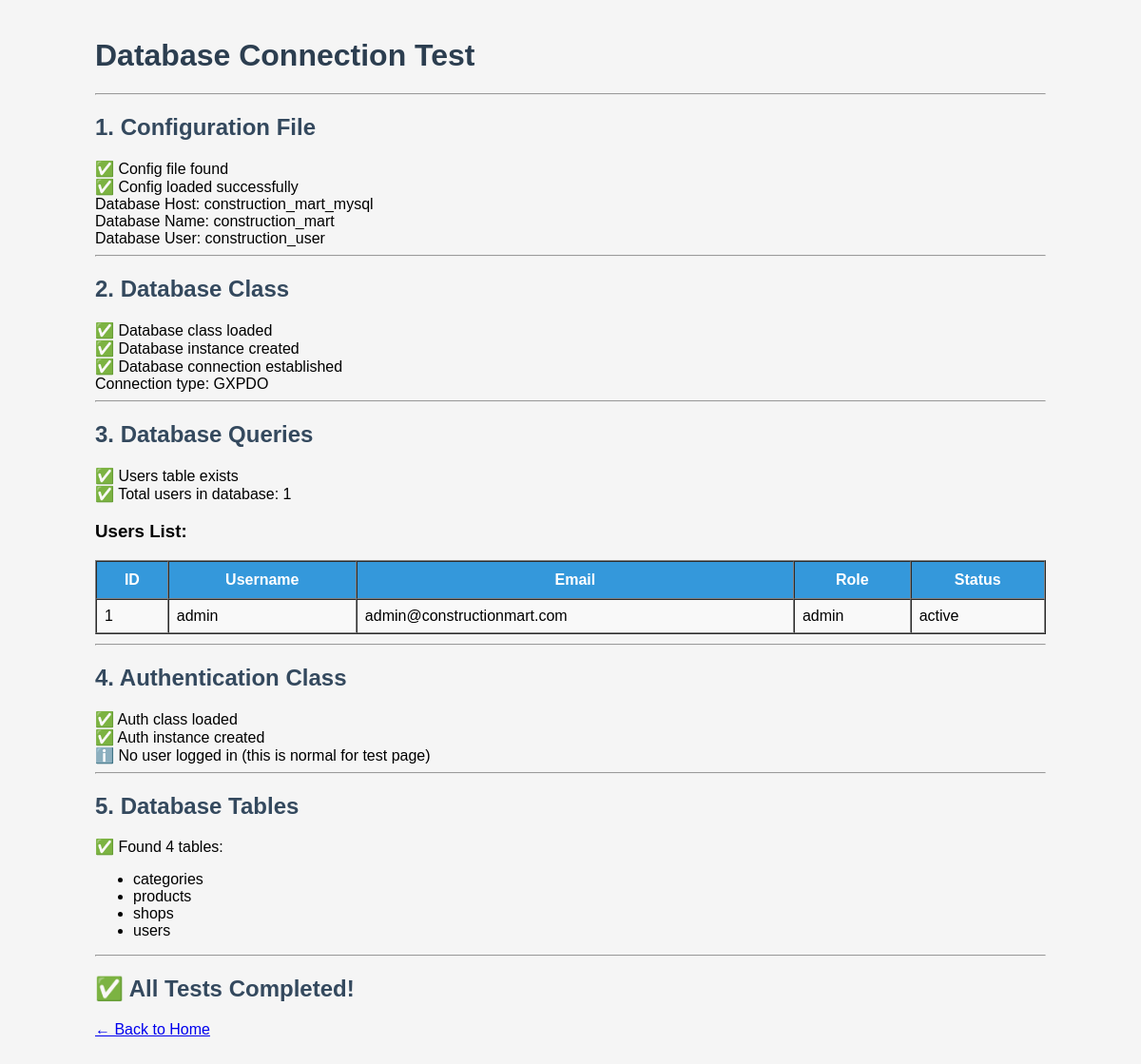
Screenshot of /test-db.php with the database file from the repository.
### tables this page shows
CREATE TABLE IF NOT EXISTS users (
    user_id INT PRIMARY KEY AUTO_INCREMENT,
    username VARCHAR(50) UNIQUE NOT NULL,
    email VARCHAR(100) UNIQUE NOT NULL,
    password_hash VARCHAR(255) NOT NULL,
    full_name VARCHAR(100) NOT NULL,
    phone VARCHAR(20),
    role ENUM('admin', 'seller', 'customer') NOT NULL,
    status ENUM('active', 'inactive', 'suspended') DEFAULT 'active',
    created_at TIMESTAMP DEFAULT CURRENT_TIMESTAMP,
    updated_at TIMESTAMP DEFAULT CURRENT_TIMESTAMP ON UPDATE CURRENT_TIMESTAMP,
    INDEX idx_email (email),
    INDEX idx_role (role)
);

### src/includes/Database.php (called while the page is built, shortened)
<?php
class Database {
    private static $instance = null;
    private $connection;
    private function __construct() {
        try {
            $dsn = "mysql:host=" . DB_HOST . ";dbname=" . DB_NAME . ";charset=" . DB_CHARSET;
            $options = [
                PDO::ATTR_ERRMODE => PDO::ERRMODE_EXCEPTION,
                PDO::ATTR_DEFAULT_FETCH_MODE => PDO::FETCH_ASSOC,
                PDO::ATTR_EMULATE_PREPARES => false,
            ];
            $this->connection = new PDO($dsn, DB_USER, DB_PASS, $options);
        } catch (PDOException $e) {
            if (DEBUG_MODE) {
                die("Database Connection Failed: " . $e->getMessage());
            } else {
                die("Database Connection Failed. Please contact administrator.");
            }
        }
    }
    public static function getInstance() {
        if (self::$instance === null) {
            self::$instance = new self();
        }
        return self::$instance;
    }
    public function getConnection() {
        return $this->connection;
    }
}

### src/includes/Auth.php (called while the page is built, shortened)
<?php
require_once __DIR__ . '/Database.php';
class Auth {
    public function isLoggedIn() {
        return isset($_SESSION['logged_in']) && $_SESSION['logged_in'] === true;
    }
}

### src/test-db.php (the view, shortened to what this page needs)
<?php
echo "<h1>Database Connection Test</h1>";
echo "<hr>";
echo "<h2>1. Configuration File</h2>";
if (file_exists(__DIR__ . '/config/config.php')) {
    echo "✅ Config file found<br>";
    echo "✅ Config loaded successfully<br>";
    echo "Database Host: " . DB_HOST . "<br>";
    echo "Database Name: " . DB_NAME . "<br>";
    echo "Database User: " . DB_USER . "<br>";
} else {
    echo "❌ Config file not found<br>";
    exit;
}
echo "<hr>";
echo "<h2>2. Database Class</h2>";
try {
    require_once __DIR__ . '/includes/Database.php';
    echo "✅ Database class loaded<br>";
    $db = Database::getInstance();
    echo "✅ Database instance created<br>";
    $conn = $db->getConnection();
    echo "✅ Database connection established<br>";
    echo "Connection type: " . get_class($conn) . "<br>";
} catch (Exception $e) {
    echo "❌ Database connection failed<br>";
    echo "Error: " . $e->getMessage() . "<br>";
    exit;
}
echo "<hr>";
echo "<h2>3. Database Queries</h2>";
try {
    $stmt = $conn->query("SHOW TABLES LIKE 'users'");
    if ($stmt->rowCount() > 0) {
        echo "✅ Users table exists<br>";
    } else {
        echo "❌ Users table not found<br>";
    }
    $stmt = $conn->query("SELECT COUNT(*) as count FROM users");
    $result = $stmt->fetch();
    echo "✅ Total users in database: " . $result['count'] . "<br>";
    $stmt = $conn->query("SELECT user_id, username, email, role, status FROM users");
    $users = $stmt->fetchAll();
    echo "<h3>Users List:</h3>";
    echo "<table border='1' cellpadding='5' cellspacing='0'>";
    echo "<tr><th>ID</th><th>Username</th><th>Email</th><th>Role</th><th>Status</th></tr>";
    foreach ($users as $user) {
        echo "<tr>";
        echo "<td>" . $user['user_id'] . "</td>";
        echo "<td>" . $user['username'] . "</td>";
        echo "<td>" . $user['email'] . "</td>";
        echo "<td>" . $user['role'] . "</td>";
        echo "<td>" . $user['status'] . "</td>";
        echo "</tr>";
    }
    echo "</table>";
} catch (PDOException $e) {
    echo "❌ Query failed<br>";
    echo "Error: " . $e->getMessage() . "<br>";
}
echo "<hr>";
echo "<h2>4. Authentication Class</h2>";
try {
    require_once __DIR__ . '/includes/Auth.php';
    echo "✅ Auth class loaded<br>";
    $auth = new Auth();
    echo "✅ Auth instance created<br>";
    if ($auth->isLoggedIn()) {
        echo "✅ User is logged in<br>";
        $user = $auth->getCurrentUser();
        echo "Current user: " . $user['email'] . " (" . $user['role'] . ")<br>";
    } else {
        echo "ℹ️ No user logged in (this is normal for test page)<br>";
    }
} catch (Exception $e) {
    echo "❌ Auth class failed<br>";
    echo "Error: " . $e->getMessage() . "<br>";
}
echo "<hr>";
echo "<h2>5. Database Tables</h2>";
try {
    $stmt = $conn->query("SHOW TABLES");
    $tables = $stmt->fetchAll(PDO::FETCH_COLUMN);
    echo "✅ Found " . count($tables) . " tables:<br>";
    echo "<ul>";
    foreach ($tables as $table) {
        echo "<li>" . $table . "</li>";
    }
    echo "</ul>";
} catch (PDOException $e) {
    echo "❌ Failed to list tables<br>";
    echo "Error: " . $e->getMessage() . "<br>";
}
echo "<hr>";
echo "<h2>✅ All Tests Completed!</h2>";
echo "<p><a href='index.php'>← Back to Home</a></p>";
?>

### src/test-db.php (style rules this page uses)
h1 { color: #2C3E50; }
h2 { color: #34495E; margin-top: 20px; }
table { background: white; margin: 10px 0; width: 100%; }
th { background: #3498db; color: white; padding: 10px; }
td { padding: 8px; }
tr:nth-child(even) { background: #f9f9f9; }

### rows the page displays
users: user_id "1", username "admin", email "admin@constructionmart.com", role "admin", status "active"

### other values shown
DB_HOST "construction_mart_mysql"
DB_NAME "construction_mart"
DB_USER "construction_user"
get_class($conn) "GXPDO"
$result['count'] "1"
count($tables) "4"
$table "categories"
$table "products"
$table "shops"
$table "users"
